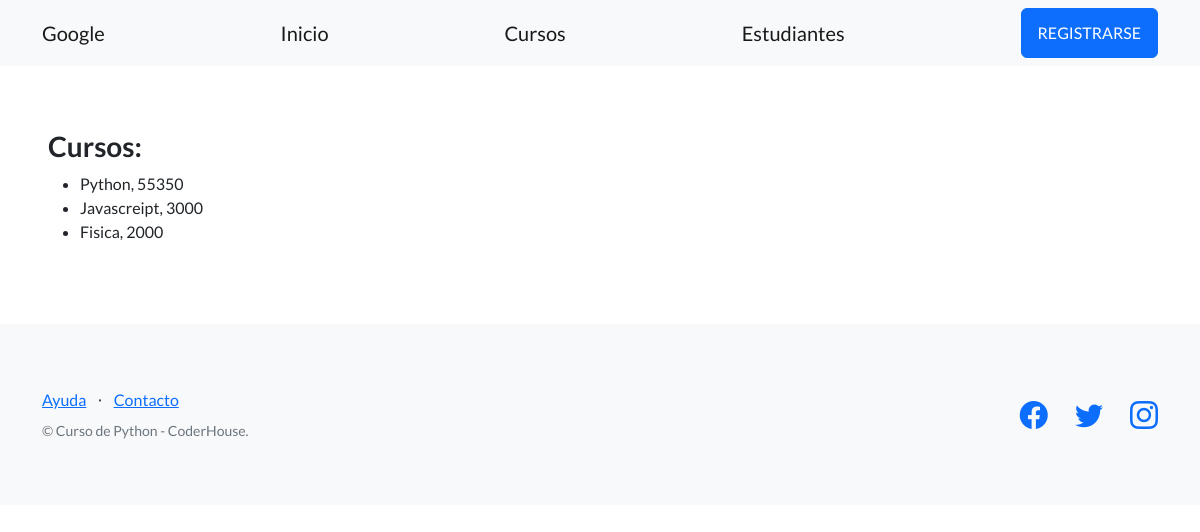
/estudios/cursos/, run on an earlier commit of the app's database.
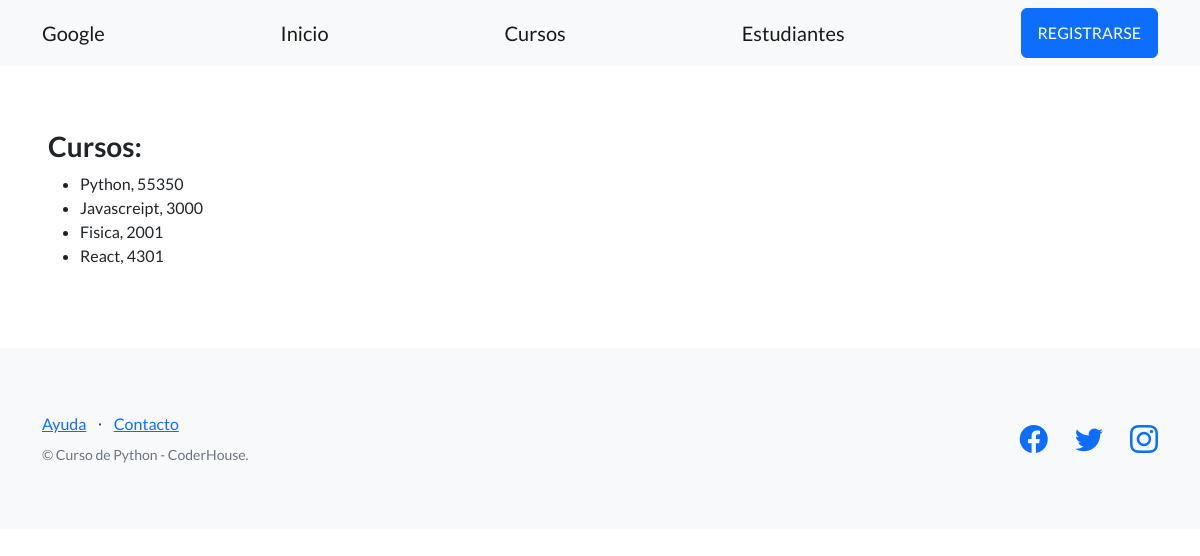
And on a later commit of the database.
### control_estudios/models.py (models this page shows, shortened)
class Curso(models.Model):
    nombre = models.CharField(max_length=64)
    comision = models.IntegerField()

### control_estudios/views.py (the view)
# urls.py: path("cursos/", listar_cursos, name="lista_cursos"),
def listar_cursos(request):
    contexto = {
        "cursos": Curso.objects.all(),
    }
    http_response = render(
        request=request,
        template_name='control_estudios/lista_cursos.html',
        context=contexto,
    )
    return http_response

### control_estudios/templates/control_estudios/lista_cursos.html (shortened to what this page needs)
{% extends "base.html" %}
{% block contenido %}
<h3>Cursos:</h3>
<ul>
  {% for curso in cursos %}
  <li>
    {{ curso.nombre}}, {{ curso.comision}}
  </li>
  {% endfor %}
</ul>
{% endblock contenido %}

What changed in the data, as far as the page shows it:
changed Curso "Fisica": comision "2000" → "2001"
added Curso: nombre "React", comision "4301"
